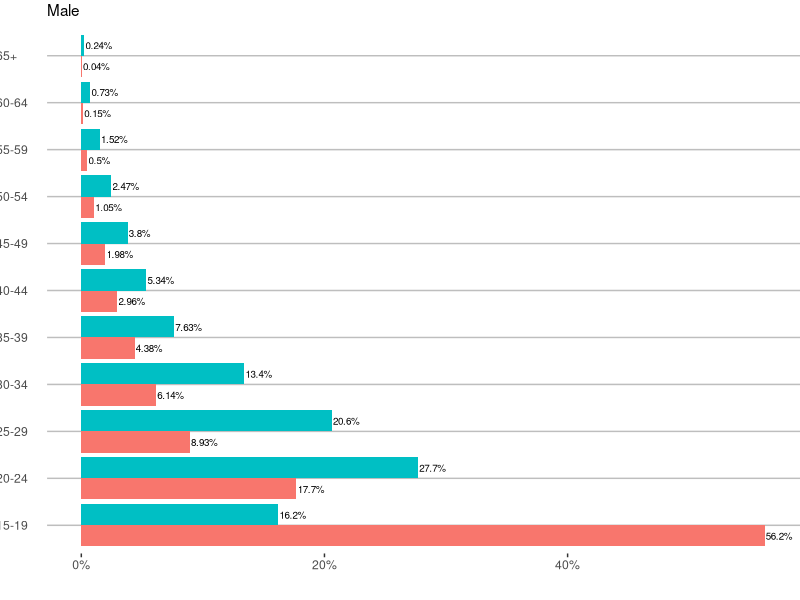
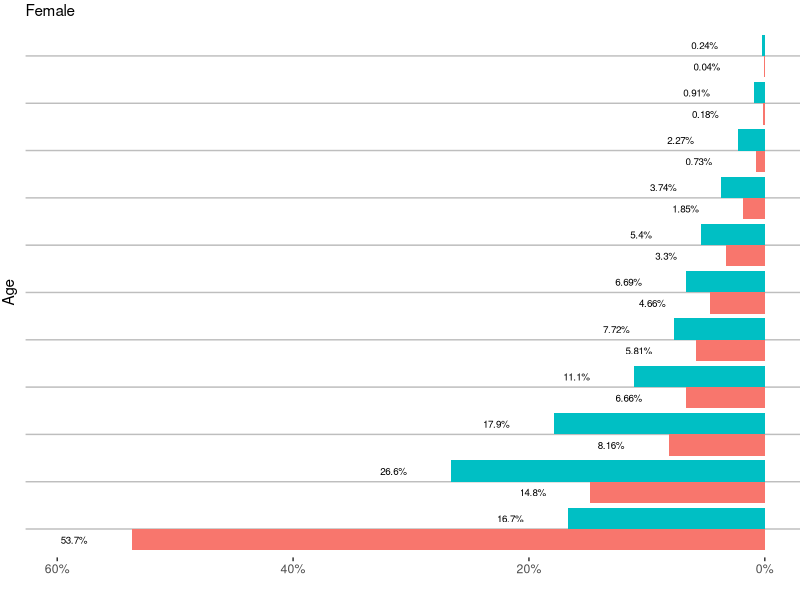
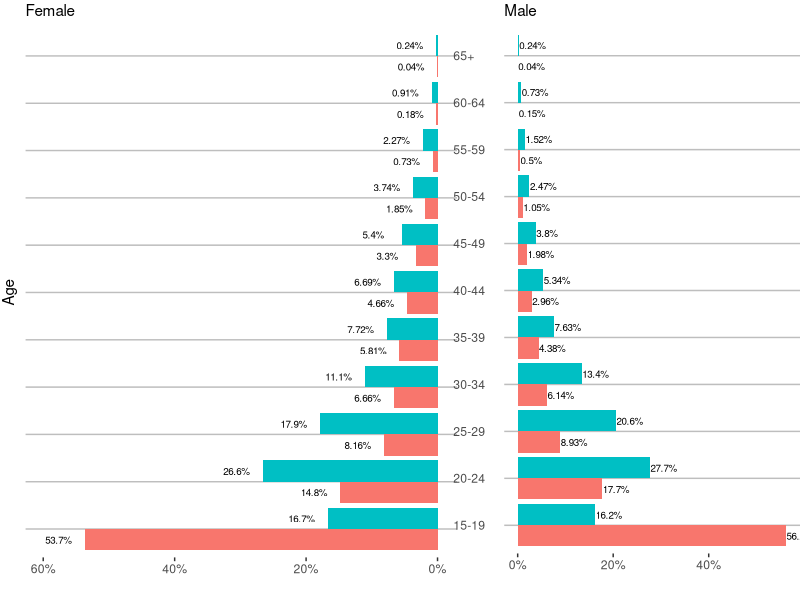
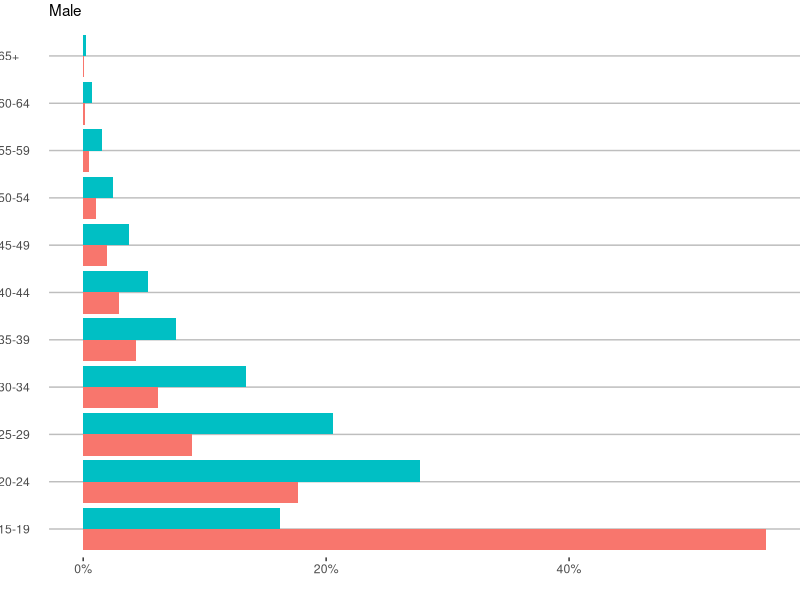
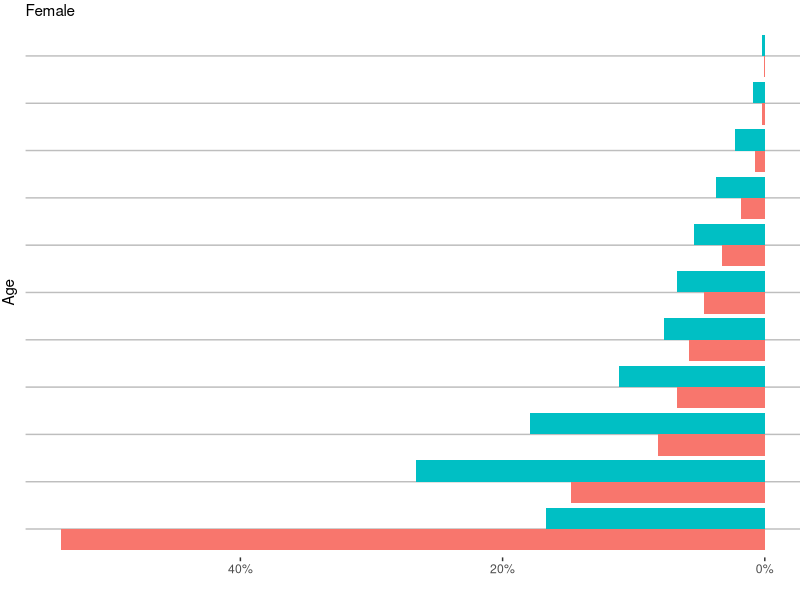
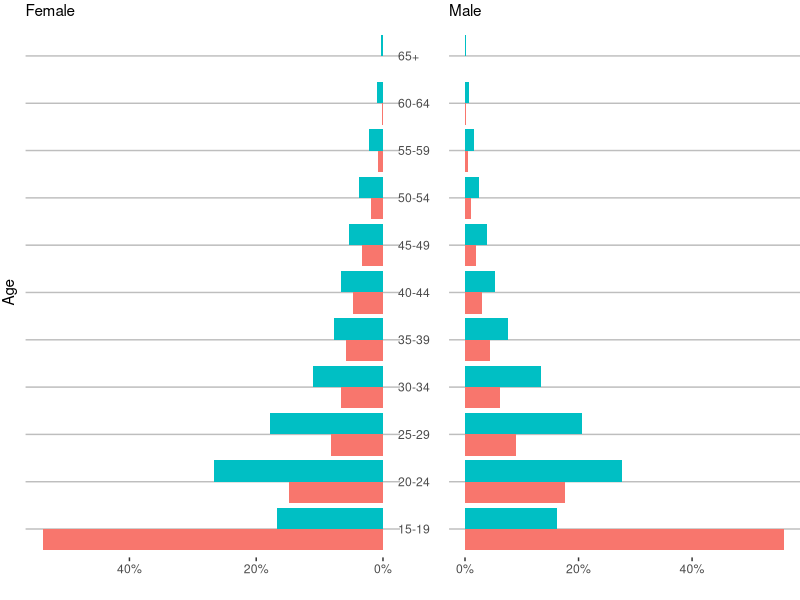
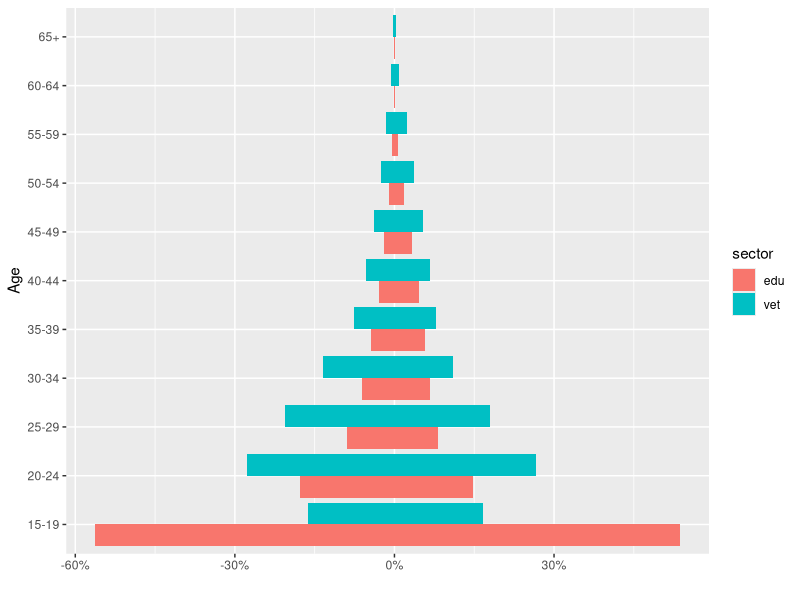

Here is the R script that generated these plots, in order:
library(tidyverse)
library(ggplot2)
library(gridExtra)
library(ggthemes)

dat = read_csv('age.csv')

ageG = c("15-19", "20-24", "25-29", "30-34", "35-39", "40-44", "45-49", "50-54", "55-59", "60-64", "65-69")

dat = dat %>% filter(Age %in% ageG) %>% 
              mutate(Age = ifelse(Age=='65-69','65+',Age), n = pct/100,
                     barLabel = paste0(pct,'%'))

male = dat %>% filter(Gender=='M') %>%
  ggplot(aes(x=Age,y = n, group = sector,fill = sector)) +
  geom_col( position = "dodge") +
  geom_text(aes(label = barLabel,y = n + 0.001), position = position_dodge(0.9),
            size = 2.5,hjust = 0 #, family = "Open Sans"
  ) +
  scale_y_continuous('', labels = scales::percent) +
  theme(legend.position = 'none',
        axis.title.y = element_blank(),
        plot.title = element_text(size = 11),
        #plot.margin=unit(c(0.1,0.2,0.1,-.1),"cm"),
        plot.margin=unit(c(0.1,0,0.2,-.1),"cm"),
        axis.ticks.y = element_blank(), 
        axis.text.y = theme_economist_white()$axis.text.y,
        panel.grid.major.x = element_blank(),
        panel.grid.minor.x = element_blank(),
        panel.background = element_rect(fill = "white",colour = "white",
                                        size = 0.5, linetype = "solid"),
        panel.grid.major = element_line(size = 0.5, linetype = 'solid',
                                        colour = "gray")) + 
  
  
  ggtitle("Male") + 
  coord_flip() #+ theme_economist_white()   
male

female = dat %>% filter(Gender=='F') %>%
  ggplot(aes(x=Age,y = n, group = sector,fill = sector)) +
  geom_col( position = "dodge") +
  geom_text(aes(label = barLabel,y = n + 0.06), position = position_dodge(0.9),
            size = 2.5,hjust = 0 ) +
  scale_y_continuous('', labels = scales::percent, trans = 'reverse') + 
  theme(legend.position = 'none',
        axis.text.y = element_blank(),
        axis.ticks.y = element_blank(),
        panel.grid.major.x = element_blank(),
        panel.grid.minor.x = element_blank(),
        plot.title = element_text(size = 11),
        plot.margin=unit(c(0.1,0,0.1,0.05),"cm"),
        panel.background = element_rect(fill = "white",colour = "white",
                                        size = 0.5, linetype = "solid"),
        panel.grid.major = element_line(size = 0.5, linetype = 'solid',
                                        colour = "gray")) + 
  ggtitle("Female") + 
  coord_flip() #+ theme_economist_white() 

female
## Plutting it together
grid.arrange(female,
             male,
             widths=c(0.4,0.3),
             ncol=2
)

##################### or
gg = ggplot(data = dat, aes(x=Age,fill = sector ))

male = gg + 
  geom_bar( data=subset(dat,Gender == 'M'), aes( y = n), stat="identity", position=position_dodge()) +
  scale_y_continuous('', labels = scales::percent) +
  #geom_text(aes(label = pct),position = position_dodge(),family = "Open Sans") +
  theme(legend.position = 'none',
        axis.title.y = element_blank(),
        plot.title = element_text(size = 11),
        #plot.margin=unit(c(0.1,0.2,0.1,-.1),"cm"),
        plot.margin=unit(c(0.1,0,0.1,-0.05),"cm"),
        axis.ticks.y = element_blank(), 
        axis.text.y = theme_economist_white()$axis.text.y,
        panel.grid.major.x = element_blank(),
        panel.grid.minor.x = element_blank(),
        panel.background = element_rect(fill = "white",colour = "white",
                                        size = 0.5, linetype = "solid"),
        panel.grid.major = element_line(size = 0.5, linetype = 'solid',
                                        colour = "gray")) + 
    
  
  ggtitle("Male") + 
  coord_flip() #+ theme_economist_white()   

male

female =  gg + 
  geom_bar( data=subset(dat,Gender == 'F'), 
            aes( y = n), stat="identity", position=position_dodge()) +
  scale_y_continuous('', labels = scales::percent, trans = 'reverse') + 
  theme(legend.position = 'none',
        axis.text.y = element_blank(),
        axis.ticks.y = element_blank(),
        panel.grid.major.x = element_blank(),
        panel.grid.minor.x = element_blank(),
        plot.title = element_text(size = 11),
        plot.margin=unit(c(0.1,0,0.1,0.05),"cm"),
        panel.background = element_rect(fill = "white",colour = "white",
                                        size = 0.5, linetype = "solid"),
        panel.grid.major = element_line(size = 0.5, linetype = 'solid',
                                        colour = "gray")) + 
  ggtitle("Female") + 
  coord_flip() #+ theme_economist_white() 
  #ylab("Age") 

female
## Plutting it together
grid.arrange(female,
             male,
             widths=c(0.2,0.2),
             ncol=2
)



## other way
dat = dat %>% mutate(v = ifelse(Gender=='M',-1*n,n))



dat %>% ggplot(aes(x= Age, y=v, fill=sector)) + 
  geom_bar(data = subset(dat, Gender == "M"), stat="identity", position=position_dodge()) +
  geom_bar(data = subset(dat, Gender == "F"), stat="identity", position=position_dodge()) + 
  scale_y_continuous('', labels = scales::percent) + 
  coord_flip()
####

